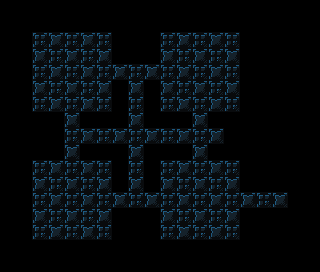

The image is a tile-based game level rendered from a .tmx file. Its description and source (layers, tilesets, objects; grid data summarised) follow:
An orthogonal 20x17 tile map with 16x16 px tiles, 1 tile layer (background) and 120 objects (97x tile, 5x triggerable, 4x pressure_plate, 4x pickup_bomb, 4x moveable_tile, ...).

<map version="1.4" tiledversion="1.4.3" orientation="orthogonal" renderorder="right-down" width="20" height="17" tilewidth="16" tileheight="16" infinite="0" nextlayerid="6" nextobjectid="300">
 <properties>
  <property name="display_name" value="sneaky bastard dlfjg" />
  <property name="next_level" value="./data/levels/tmx/L33.tmx" />
  <property name="player_bomb_count" value="0" />
 </properties>
 <tileset firstgid="1" name="newtiledsheet" tilewidth="16" tileheight="16" tilecount="180" columns="9">
  <image source="../../newtiledsheet.png" width="144" height="320" />
 </tileset>
 <layer id="1" name="background" width="20" height="17">
  <data>[340 cells, 340 non-empty, 5 distinct tile ids]</data>
 </layer>
 <objectgroup id="4" name="objects">
  <object id="176" type="actor" gid="46" x="128" y="144" width="16" height="16" />
  <object id="182" type="triggerable" gid="7" x="128" y="96" width="16" height="16">
   <properties>
    <property name="triggered_id" type="int" value="1" />
   </properties>
  </object>
  <object id="183" type="triggerable" gid="7" x="128" y="192" width="16" height="16">
   <properties>
    <property name="triggered_id" type="int" value="4" />
   </properties>
  </object>
  <object id="184" type="triggerable" gid="16" x="80" y="144" width="16" height="16">
   <properties>
    <property name="triggered_id" type="int" value="2" />
   </properties>
  </object>
  <object id="186" type="pressure_plate" gid="54" x="224" y="144" width="16" height="16">
   <properties>
    <property name="triggers" type="int" value="1" />
   </properties>
  </object>
  <object id="187" type="pressure_plate" gid="54" x="64" y="80" width="16" height="16">
   <properties>
    <property name="triggers" type="int" value="2" />
   </properties>
  </object>
  <object id="188" type="destructible" gid="21" x="80" y="80" width="16" height="16" />
  <object id="190" type="pressure_plate" gid="54" x="64" y="208" width="16" height="16">
   <properties>
    <property name="triggers" type="int" value="4" />
   </properties>
  </object>
  <object id="191" type="triggerable" gid="7" x="64" y="160" width="16" height="16">
   <properties>
    <property name="triggered_id" type="int" value="3" />
   </properties>
  </object>
  <object id="193" type="switch" gid="34" x="192" y="80" width="16" height="16">
   <properties>
    <property name="triggers" type="int" value="3" />
   </properties>
  </object>
  <object id="194" type="pressure_plate" gid="54" x="192" y="208" width="16" height="16">
   <properties>
    <property name="triggers" type="int" value="5" />
   </properties>
  </object>
  <object id="195" type="scene_switching_tile" gid="32" x="288" y="208" width="16" height="16">
   <properties>
    <property name="scene" value="./data/levels/tmx/L33.tmx" />
   </properties>
  </object>
  <object id="196" type="triggerable" gid="17" x="256" y="208" width="16" height="16">
   <properties>
    <property name="triggered_id" type="int" value="5" />
   </properties>
  </object>
  <object id="197" type="pickup_bomb" gid="43" x="32" y="48" width="16" height="16" />
  <object id="198" type="pickup_bomb" gid="43" x="32" y="240" width="16" height="16" />
  <object id="199" type="pickup_bomb" gid="43" x="224" y="240" width="16" height="16" />
  <object id="200" type="pickup_bomb" gid="43" x="224" y="48" width="16" height="16" />
  <object id="201" type="destructible" gid="21" x="272" y="208" width="16" height="16" />
  <object id="202" type="destructible" gid="21" x="64" y="144" width="16" height="16" />
  <object id="203" type="tile" gid="1" x="32" y="32" width="16" height="16" />
  <object id="204" type="tile" gid="1" x="48" y="32" width="16" height="16" />
  <object id="205" type="tile" gid="1" x="64" y="32" width="16" height="16" />
  <object id="206" type="tile" gid="1" x="80" y="32" width="16" height="16" />
  <object id="177" type="moveable_tile" gid="45" x="144" y="144" width="16" height="16" />
  <object id="178" type="moveable_tile" gid="45" x="128" y="128" width="16" height="16" />
  <object id="179" type="moveable_tile" gid="45" x="112" y="144" width="16" height="16" />
  <object id="180" type="moveable_tile" gid="45" x="128" y="160" width="16" height="16" />
  <object id="207" type="tile" gid="1" x="96" y="32" width="16" height="16" />
  <object id="208" type="tile" gid="1" x="160" y="32" width="16" height="16" />
  <object id="209" type="tile" gid="1" x="176" y="32" width="16" height="16" />
  <object id="210" type="tile" gid="1" x="192" y="32" width="16" height="16" />
  <object id="211" type="tile" gid="1" x="208" y="32" width="16" height="16" />
  <object id="212" type="tile" gid="1" x="224" y="32" width="16" height="16" />
  <object id="213" type="tile" gid="1" x="112" y="64" width="16" height="16" />
  <object id="214" type="tile" gid="1" x="128" y="64" width="16" height="16" />
  <object id="215" type="tile" gid="1" x="144" y="64" width="16" height="16" />
  <object id="216" type="tile" gid="1" x="80" y="128" width="16" height="16" />
  <object id="217" type="tile" gid="1" x="96" y="128" width="16" height="16" />
  <object id="218" type="tile" gid="1" x="112" y="128" width="16" height="16" />
  <object id="219" type="tile" gid="1" x="144" y="128" width="16" height="16" />
  <object id="220" type="tile" gid="1" x="160" y="128" width="16" height="16" />
  <object id="221" type="tile" gid="1" x="176" y="128" width="16" height="16" />
  <object id="222" type="tile" gid="1" x="208" y="128" width="16" height="16" />
  <object id="223" type="tile" gid="1" x="224" y="128" width="16" height="16" />
  <object id="224" type="tile" gid="1" x="32" y="160" width="16" height="16" />
  <object id="225" type="tile" gid="1" x="48" y="160" width="16" height="16" />
  <object id="226" type="tile" gid="1" x="208" y="160" width="16" height="16" />
  <object id="227" type="tile" gid="1" x="224" y="160" width="16" height="16" />
  <object id="228" type="tile" gid="10" x="32" y="128" width="16" height="16" />
  <object id="229" type="tile" gid="10" x="48" y="128" width="16" height="16" />
  <object id="230" type="tile" gid="10" x="80" y="128" width="16" height="16" />
  <object id="231" type="tile" gid="10" x="96" y="128" width="16" height="16" />
  <object id="232" type="tile" gid="10" x="112" y="128" width="16" height="16" />
  <object id="233" type="tile" gid="10" x="144" y="128" width="16" height="16" />
  <object id="234" type="tile" gid="10" x="160" y="128" width="16" height="16" />
  <object id="235" type="tile" gid="10" x="176" y="128" width="16" height="16" />
  <object id="236" type="tile" gid="10" x="208" y="128" width="16" height="16" />
  <object id="237" type="tile" gid="10" x="224" y="128" width="16" height="16" />
  <object id="238" type="tile" gid="10" x="112" y="96" width="16" height="16" />
  <object id="239" type="tile" gid="10" x="144" y="96" width="16" height="16" />
  <object id="240" type="tile" gid="11" x="16" y="48" width="16" height="16" />
  <object id="241" type="tile" gid="11" x="16" y="64" width="16" height="16" />
  <object id="242" type="tile" gid="11" x="16" y="80" width="16" height="16" />
  <object id="243" type="tile" gid="11" x="16" y="96" width="16" height="16" />
  <object id="244" type="tile" gid="11" x="16" y="112" width="16" height="16" />
  <object id="245" type="tile" gid="11" x="16" y="176" width="16" height="16" />
  <object id="246" type="tile" gid="11" x="16" y="192" width="16" height="16" />
  <object id="247" type="tile" gid="11" x="16" y="208" width="16" height="16" />
  <object id="248" type="tile" gid="11" x="16" y="240" width="16" height="16" />
  <object id="249" type="tile" gid="11" x="16" y="224" width="16" height="16" />
  <object id="250" type="tile" gid="10" x="32" y="256" width="16" height="16" />
  </objectgroup>
</map>
<!-- 49 of 120 objects omitted -->
